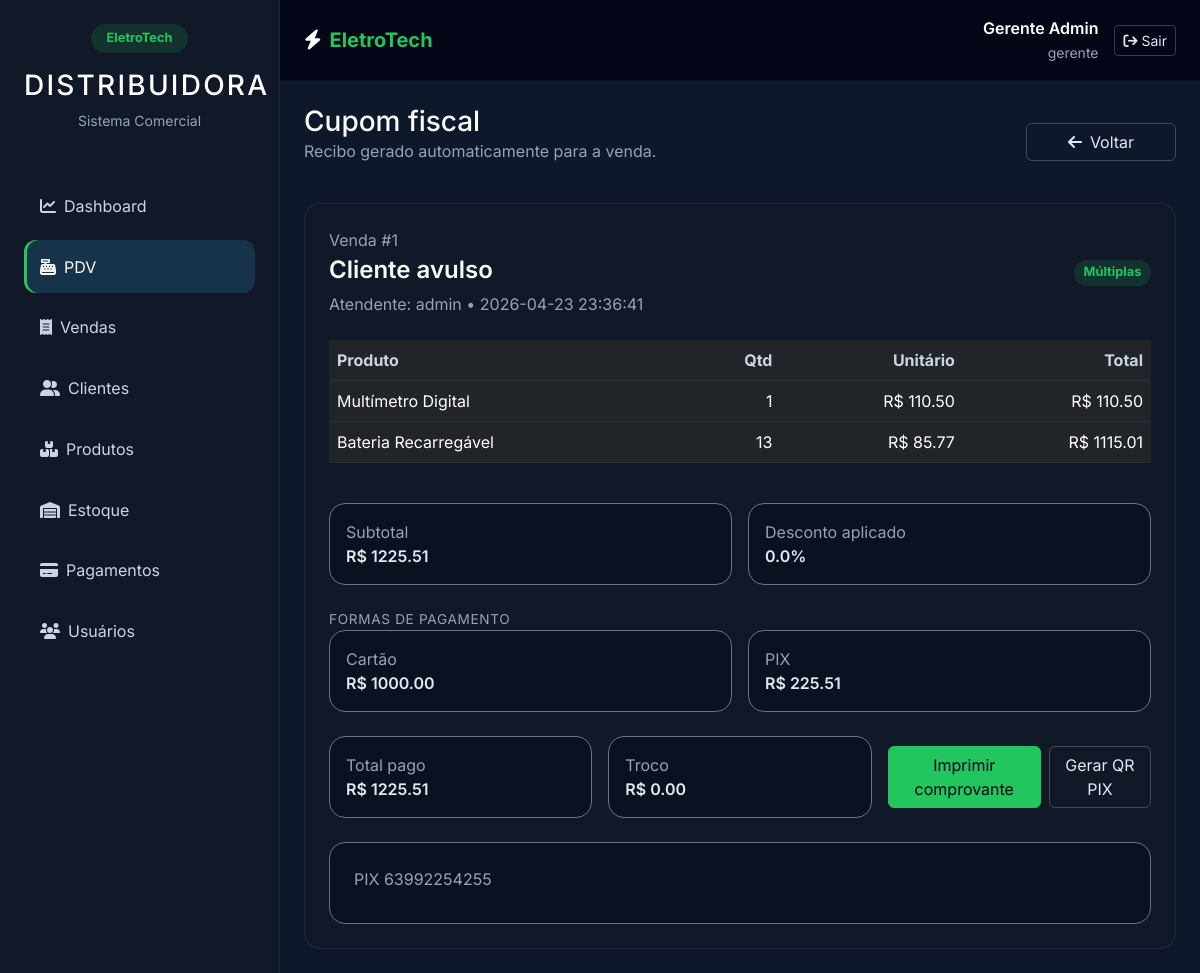
/sales/receipt/1 (signed in), run on the app's committed database.
### tables this page shows
CREATE TABLE users (
    id INTEGER PRIMARY KEY AUTOINCREMENT,
    name TEXT NOT NULL,
    username TEXT NOT NULL UNIQUE,
    password BLOB NOT NULL,
    role TEXT NOT NULL,
    created_at TEXT DEFAULT CURRENT_TIMESTAMP
);

CREATE TABLE sales (
    id INTEGER PRIMARY KEY AUTOINCREMENT,
    customer_id INTEGER,
    user_id INTEGER NOT NULL,
    datetime TEXT NOT NULL,
    total_amount REAL NOT NULL,
    discount REAL NOT NULL,
    payment_method TEXT NOT NULL,
    cash_received REAL NOT NULL,
    change_amount REAL NOT NULL,
    coupon TEXT NOT NULL,
    returned INTEGER NOT NULL DEFAULT 0,
    FOREIGN KEY (customer_id) REFERENCES customers (id),
    FOREIGN KEY (user_id) REFERENCES users (id)
);

CREATE TABLE sale_items (
    id INTEGER PRIMARY KEY AUTOINCREMENT,
    sale_id INTEGER NOT NULL,
    product_id INTEGER NOT NULL,
    quantity INTEGER NOT NULL,
    unit_price REAL NOT NULL,
    total_price REAL NOT NULL,
    FOREIGN KEY (sale_id) REFERENCES sales (id),
    FOREIGN KEY (product_id) REFERENCES products (id)
);

CREATE TABLE products (
    id INTEGER PRIMARY KEY AUTOINCREMENT,
    barcode TEXT NOT NULL UNIQUE,
    name TEXT NOT NULL,
    category TEXT NOT NULL,
    cost_price REAL NOT NULL,
    margin REAL NOT NULL,
    sale_price REAL NOT NULL,
    stock INTEGER NOT NULL DEFAULT 0,
    min_stock INTEGER NOT NULL DEFAULT 0,
    created_at TEXT DEFAULT CURRENT_TIMESTAMP
, description TEXT, brand TEXT, unit TEXT DEFAULT "UN");

CREATE TABLE sale_payments (
    id INTEGER PRIMARY KEY AUTOINCREMENT,
    sale_id INTEGER NOT NULL,
    payment_method_id INTEGER NOT NULL,
    amount REAL NOT NULL,
    FOREIGN KEY (sale_id) REFERENCES sales (id),
    FOREIGN KEY (payment_method_id) REFERENCES payment_methods (id)
);

CREATE TABLE payment_methods (
    id INTEGER PRIMARY KEY AUTOINCREMENT,
    name TEXT NOT NULL UNIQUE,
    active INTEGER NOT NULL DEFAULT 1,
    created_at TEXT DEFAULT CURRENT_TIMESTAMP
);

### routes/sales.py (the view)
@sales_bp.route('/receipt/<int:sale_id>')
@login_required
def receipt(sale_id):
    sale = query_db('SELECT s.*, c.name AS customer_name, u.username AS user_name FROM sales s '
                    'LEFT JOIN customers c ON c.id = s.customer_id LEFT JOIN users u ON u.id = s.user_id WHERE s.id = ?;', (sale_id,), one=True)
    if not sale:
        flash('Venda não encontrada.', 'danger')
        return redirect(url_for('dashboard.index'))
    items = query_db('SELECT si.*, p.name AS product_name FROM sale_items si LEFT JOIN products p ON p.id = si.product_id WHERE si.sale_id = ?;', (sale_id,))
    payments = query_db('SELECT sp.amount, pm.name AS method_name FROM sale_payments sp LEFT JOIN payment_methods pm ON pm.id = sp.payment_method_id WHERE sp.sale_id = ?;', (sale_id,))
    return render_template('sale_receipt.html', sale=sale, items=items, payments=payments)

### models/db.py (called while the page is built)
def get_db():
    db = getattr(g, '_database', None)
    if db is None:
        db = g._database = sqlite3.connect(
            os.path.join(os.path.dirname(__file__), '..', 'database', 'eletrotech.db')
        )
        db.row_factory = sqlite3.Row
    return db

def query_db(query, args=(), one=False):
    db = get_db()
    cur = db.execute(query, args)
    rv = cur.fetchall()
    cur.close()
    return (rv[0] if rv else None) if one else rv

### routes/auth.py (called while the page is built)
def login_required(view):
    @wraps(view)
    def wrapped_view(**kwargs):
        if 'user_id' not in session:
            return redirect(url_for('auth.login'))
        return view(**kwargs)
    return wrapped_view

@auth_bp.app_context_processor
def inject_user():
    return {'current_user': session}

### templates/sale_receipt.html (shortened to what this page needs)
{% extends 'layout.html' %}
{% block content %}
<div class="section-header mb-4">
  <div>
    <h3>Cupom fiscal</h3>
    <p class="text-muted">Recibo gerado automaticamente para a venda.</p>
  </div>
  <a href="{{ url_for('sales.sale_list') }}" class="btn btn-outline-light action-btn"><i class="fa-solid fa-arrow-left me-2"></i>Voltar</a>
</div>
<div class="card p-4">
  <div class="row align-items-center mb-4">
    <div class="col-md-8">
      <p class="mb-1 text-muted">Venda #{{ sale.id }}</p>
      <h4 class="fw-semibold">{{ sale.customer_name or 'Cliente avulso' }}</h4>
      <p class="text-muted mb-0">Atendente: {{ sale.user_name }} • {{ sale.datetime }}</p>
    </div>
    <div class="col-md-4 text-md-end mt-3 mt-md-0">
      <span class="badge badge-status">{{ sale.payment_method }}</span>
    </div>
  </div>
  <div class="table-responsive mb-4">
    <table class="table table-dark table-hover align-middle">
      <thead>
        <tr><th>Produto</th><th class="text-end">Qtd</th><th class="text-end">Unitário</th><th class="text-end">Total</th></tr>
      </thead>
      <tbody>
        {% for item in items %}
        <tr>
          <td>{{ item.product_name }}</td>
          <td class="text-end">{{ item.quantity }}</td>
          <td class="text-end">R$ {{ '%.2f'|format(item.unit_price) }}</td>
          <td class="text-end">R$ {{ '%.2f'|format(item.total_price) }}</td>
        </tr>
        {% endfor %}
      </tbody>
    </table>
  </div>
  <div class="row g-3 mb-4">
    <div class="col-md-6">
      <div class="card p-3 bg-slate-900 border-secondary">
        <div class="text-muted">Subtotal</div>
        <div class="fw-semibold">R$ {{ '%.2f'|format(items|sum(attribute='total_price')) }}</div>
      </div>
    </div>
    <div class="col-md-6">
      <div class="card p-3 bg-slate-900 border-secondary">
        <div class="text-muted">Desconto aplicado</div>
        <div class="fw-semibold">{{ sale.discount }}%</div>
      </div>
    </div>
  </div>
  {% if payments %}
  <div class="mb-4">
    <div class="section-title">Formas de pagamento</div>
    <div class="row g-3">
      {% for payment in payments %}
      <div class="col-md-6">
        <div class="card p-3 bg-slate-900 border-secondary">
          <div class="text-muted">{{ payment.method_name }}</div>
          <div class="fw-semibold">R$ {{ '%.2f'|format(payment.amount) }}</div>
        </div>
      </div>
      {% endfor %}
    </div>
  </div>
  {% endif %}
  <div class="row g-3 mb-4">
    <div class="col-md-4">
      <div class="card p-3 bg-slate-900 border-secondary">
        <div class="text-muted">Total pago</div>
        <div class="fw-semibold">R$ {{ '%.2f'|format(sale.total_amount) }}</div>
      </div>
    </div>
    <div class="col-md-4">
      <div class="card p-3 bg-slate-900 border-secondary">
        <div class="text-muted">Troco</div>
        <div class="fw-semibold">R$ {{ '%.2f'|format(sale.change_amount) }}</div>
      </div>
    </div>
    <div class="col-md-4 text-md-end d-flex justify-content-md-end align-items-center">
      <button type="button" class="btn btn-primary me-2" onclick="window.print();">Imprimir comprovante</button>
      {% set has_pix = payments|selectattr('method_name', 'equalto', 'PIX')|list|length > 0 %}
      {% if has_pix %}
      <button id="generatePixQrBtn" type="button" class="btn btn-outline-light">Gerar QR PIX</button>
      {% endif %}
    </div>
  </div>
  {% if has_pix %}
  <div id="pixQrContainer" class="card p-4 bg-slate-900 border-secondary">
    <div class="text-muted mb-2">PIX 63992254255</div>
  </div>
  {% endif %}
</div>
{% endblock %}

### templates/layout.html (shortened to what this page needs)
<!doctype html>
<html lang="pt-br">
  <head>
    <link href="https://cdnjs.cloudflare.com/ajax/libs/font-awesome/6.5.0/css/all.min.css" rel="stylesheet">
    <link href="https://cdn.jsdelivr.net/npm/bootstrap@5.3.0/dist/css/bootstrap.min.css" rel="stylesheet">
    <link rel="stylesheet" href="{{ url_for('static', filename='style.css') }}">
  </head>
  <body>
    {% if current_user %}
    <div class="d-flex">
      <aside class="sidebar p-4 d-none d-lg-flex flex-column">
        <div class="mb-5 text-center">
          <div class="mb-3">
            <span class="badge badge-status py-2 px-3">EletroTech</span>
          </div>
          <h3 class="text-white brand">Distribuidora</h3>
          <p class="text-muted small mb-0">Sistema Comercial</p>
        </div>
        <nav class="nav flex-column gap-2">
          <a class="nav-link {% if request.path == url_for('dashboard.index') %}active{% endif %}" href="{{ url_for('dashboard.index') }}"><i class="fa-solid fa-chart-line me-2"></i>Dashboard</a>
          <a class="nav-link {% if request.path.startswith(url_for('sales.pdv')) %}active{% endif %}" href="{{ url_for('sales.pdv') }}"><i class="fa-solid fa-cash-register me-2"></i>PDV</a>
          <a class="nav-link {% if request.path.startswith(url_for('sales.sale_list')) %}active{% endif %}" href="{{ url_for('sales.sale_list') }}"><i class="fa-solid fa-receipt me-2"></i>Vendas</a>
          <a class="nav-link {% if request.path.startswith(url_for('customers.list_customers')) %}active{% endif %}" href="{{ url_for('customers.list_customers') }}"><i class="fa-solid fa-user-group me-2"></i>Clientes</a>
          <a class="nav-link {% if request.path.startswith(url_for('products.list_products')) %}active{% endif %}" href="{{ url_for('products.list_products') }}"><i class="fa-solid fa-boxes-stacked me-2"></i>Produtos</a>
          <a class="nav-link " href="{{ url_for('stock.entry') }}"><i class="fa-solid fa-warehouse me-2"></i>Estoque</a>
          <a class="nav-link " href="{{ url_for('payment_methods.list_payment_methods') }}"><i class="fa-solid fa-credit-card me-2"></i>Pagamentos</a>
          {% if current_user.get('role') == 'gerente' %}
          <a class="nav-link {% if request.path.startswith(url_for('auth.register')) %}active{% endif %}" href="{{ url_for('auth.register') }}"><i class="fa-solid fa-users me-2"></i>Usuários</a>
          {% endif %}
        </nav>
      </aside>
      <div class="flex-fill">
        <header class="topbar navbar navbar-expand-lg navbar-dark px-4 py-3">
          <div class="container-fluid px-0">
            <a class="navbar-brand d-flex align-items-center gap-2" href="{{ url_for('dashboard.index') }}">
              <i class="fa-solid fa-bolt"></i>
              <span>EletroTech</span>
            </a>
            <div class="d-flex align-items-center gap-3 ms-auto">
              <div class="text-end d-none d-md-block">
                <div class="text-white fw-semibold">{{ current_user.get('name') }}</div>
                <small class="text-muted">{{ current_user.get('role') }}</small>
              </div>
              <a class="btn btn-outline-light btn-sm" href="{{ url_for('auth.logout') }}"><i class="fa-solid fa-arrow-right-from-bracket me-1"></i>Sair</a>
            </div>
          </div>
        </header>
        <main class="content-wrapper container-fluid p-4">
    {% else %}
    <main class="container-fluid p-4 min-vh-100 d-flex justify-content-center align-items-center">
    {% endif %}
      {% block content %}{% endblock %}
    </main>
    {% if current_user %}
      </div>
    </div>
    {% endif %}
  </body>
</html>

### static/style.css (style rules this page uses)
body { min-height: 100vh; background: #0f172a; color: #f8fafc; font-family: 'Inter', system-ui, -apple-system, BlinkMacSystemFont, 'Segoe UI', sans-serif; }
body, body h1, body h2, body h3, body h4, body h5, body h6, body p, body label, body a, body button, body small, body span, body li, body td, body th, body .nav-link, body .form-label, body .input-group-text, body .card, body .card-header, body .card-body { color: #f8fafc; }
html, body { scroll-behavior: smooth; }
body { opacity: 0; transition: opacity 0.25s ease-in-out; }
body.fade-in { opacity: 1; }
*, *::before, *::after { transition: background-color 0.22s ease, color 0.22s ease, border-color 0.22s ease, box-shadow 0.22s ease, transform 0.22s ease; }
body, .card, .btn, .form-control, .form-select, .nav-link, .table tbody tr, .alert, .offcanvas, .topbar, .sidebar, .card-body { transition: background-color 0.22s ease, color 0.22s ease, border-color 0.22s ease, box-shadow 0.22s ease, transform 0.22s ease; }
.sidebar { min-height: 100vh; width: 280px; background: #111827; border-right: 1px solid rgba(148, 163, 184, 0.12); }
.sidebar .brand { letter-spacing: 0.08em; text-transform: uppercase; }
.sidebar .nav-link { color: #cbd5e1; padding: 0.9rem 1rem; border-radius: 0.75rem; transition: all .2s ease; }
.sidebar .nav-link.active, .sidebar .nav-link:hover { color: #f8fafc; background: rgba(56, 189, 248, 0.16); box-shadow: inset 3px 0 0 #22c55e; }
.topbar { background: #020617; border-bottom: 1px solid rgba(148, 163, 184, 0.08); }
.topbar .navbar-brand { color: #ffffff; font-weight: 700; }
.topbar .navbar-brand span { color: #22c55e; }
.content-wrapper { min-height: calc(100vh - 72px); }
.card { background: #111827; border: 1px solid rgba(148, 163, 184, 0.12); border-radius: 1rem; }
.table { color: #e2e8f0; }
.table thead th { color: #cbd5e1; border-bottom: 1px solid rgba(148, 163, 184, 0.1); }
.table tbody tr { border-bottom: 1px solid rgba(148, 163, 184, 0.08); }
.table td, .table th { vertical-align: middle; }
.text-muted { color: #94a3b8 !important; }
.btn-primary { background: #22c55e; border-color: #22c55e; color: #020617; }
.btn-outline-light { color: #e2e8f0; border-color: rgba(226, 232, 240, 0.24); }
.badge { font-size: 0.8rem; padding: 0.5em 0.75em; border-radius: 999px; }
.badge-status { background: rgba(34, 197, 94, 0.15); color: #22c55e; }
.section-title { letter-spacing: 0.05em; text-transform: uppercase; font-size: 0.85rem; color: #94a3b8; }
.section-header { display: flex; justify-content: space-between; align-items: center; gap: 1rem; }
.section-header h3 { margin: 0; color: #f8fafc; }
.action-btn { min-width: 150px; }
.bg-slate-900 { background: #0b1120 !important; color: #e2e8f0 !important; }

### data on the page
users: get "Gerente Admin", get "gerente", user_name "admin"
sales: id "1", datetime "2026-04-23 23:36:41", payment_method "Múltiplas", discount "0.0", total_amount "1225.51", change_amount "0.00"
sale_items: product_name "Multímetro Digital", quantity "1", unit_price "110.50", total_price "110.50"
sale_items: product_name "Bateria Recarregável", quantity "13", unit_price "85.77", total_price "1115.01"
sale_payments: method_name "Cartão", amount "1000.00"
sale_payments: method_name "PIX", amount "225.51"

### other printed values
{{ sale.customer_name or 'Cliente avulso' }} "Cliente avulso"
{{ '%.2f'|format(items|sum(attribute='total_price')) }} "1225.51"
